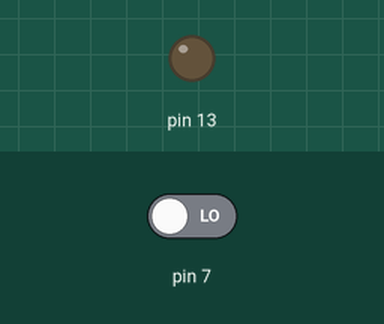
Recording of a sketch running on a simulated Arduino Uno, built with avr-gcc and run on an emulated ATmega328P. On the bench: output pins drawn as LEDs (lit = HIGH). The test bench sets the inputs (shaded band); at power-on: pin 7 LOW.

Above: at 1.2 s.
1.3 s: pin 7 driven HIGH
At 1.8 s:
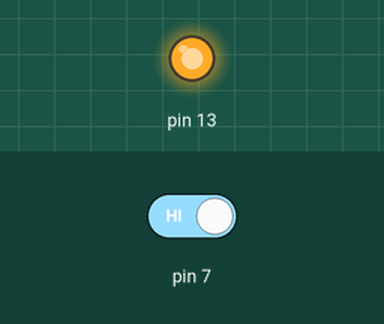
2.8 s: pin 7 driven LOW
At 4.2 s:
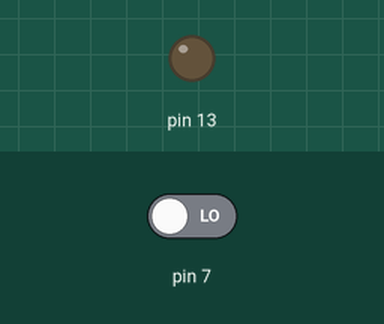
Timing chart, 0 to 5.8 s (numbered marks = the images above; inputs shaded):
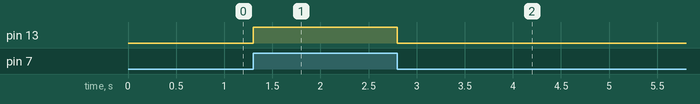

The sketch:

6daverificare.ino
```cpp
void setup() {
  pinMode(13,OUTPUT);
  pinMode(7, INPUT);
}

void loop() {
  if(digitalRead(7)== HIGH){
    digitalWrite(13,HIGH);
    } else {
      digitalWrite(13, LOW);
    }
}
```

Measured:
- after the input at 1.3 s, pin 13: LOW → HIGH at once
- after the input at 2.8 s, pin 13: HIGH → LOW at once
